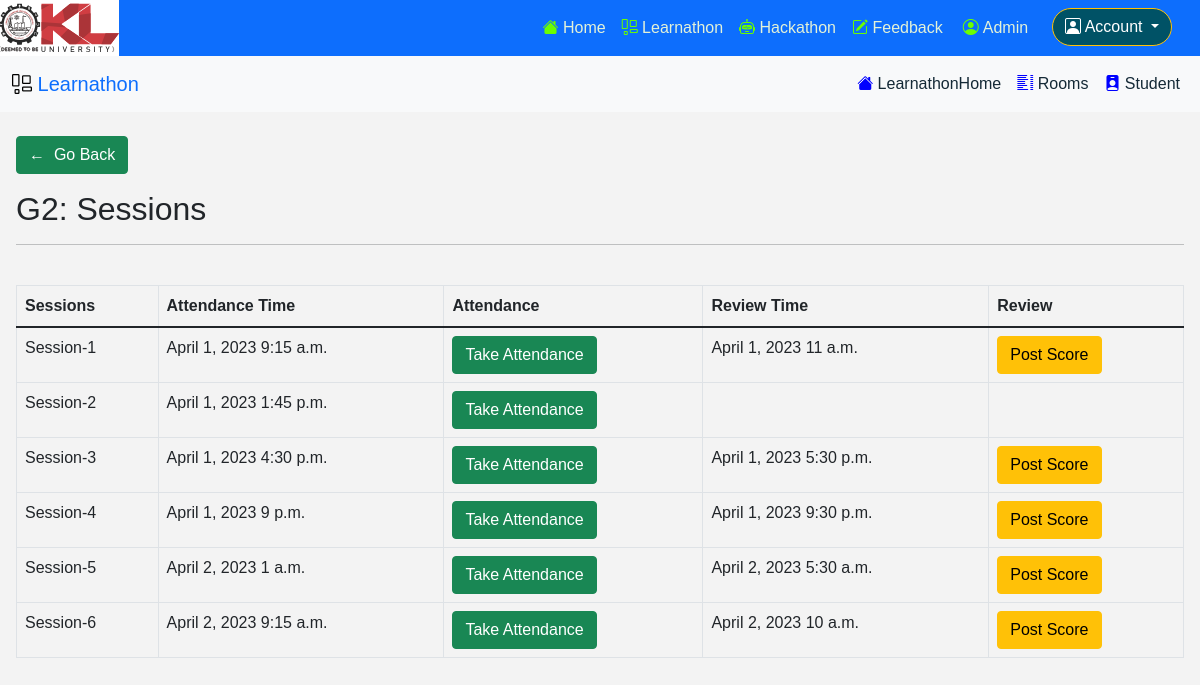
Page /learnathon/rooms/G2 (signed in) on the committed database.
### pages/models.py (models this page shows, shortened)
class Room(models.Model):
    choices = (
        ('Ground Floor', 'Ground Floor'),
        ('First Floor', 'First Floor'),
        ('Second Floor', 'Second Floor'),
        ('Third Floor', 'Third Floor'),
        ('Fourth Floor', 'Fourth Floor'),
        ('Fifth Floor', 'Fifth Floor'),
        ('Sixth Floor', 'Sixth Floor')
    )
    number = models.CharField(max_length=10, unique=True)
    floor = models.CharField(choices=choices, max_length=255)

class Review(models.Model):
    number = models.IntegerField()
    instructions = models.TextField()
    questions = models.TextField()
    score_required = models.BooleanField(default=True)
    time_of_attendance = models.TimeField(null=True)
    time_of_review = models.TimeField()
    date_of_review = models.DateField()
    attendance_open = models.BooleanField(default=True)
    scoring_open = models.BooleanField(default=True)

### learnathon/views.py (the view)
# urls.py: path('rooms/<str:room_no>', review_page, name='learnathon_review_page'),
def review_page(request, room_no):
    if not request.user.is_authenticated:
        return redirect('login')
    reviews = Review.objects.all()
    room = Room.objects.get(number=room_no)
    context = {'room': room, 'reviews': reviews}
    return render(request, 'learnathon/review_page.html', context=context)

### learnathon/templatetags/has_group.py (called while the page is built)
@register.filter(name='has_group')
def has_group(user, group_name):
    return user.groups.filter(name=group_name).exists()

### learnathon/templates/learnathon/review_page.html (shortened to what this page needs)
{% extends 'learnathon/base.html' %}
{% block content %}
<br />
<div class="mx-3">
<a class="btn btn-success" href="{% url 'learnathon_rooms' %}">&larr;&nbsp;&nbsp;Go Back</a>
<h2 class="my-3"> {{room.number}}: Sessions </h2>
<hr /><br />
<table class="table table-bordered table-hover">
    <thead>
      <tr>
        <th scope="col">Sessions</th>
        <th scope="col">Attendance Time</th>
        <th scope="col">Attendance</th>
        <th scope="col">Review Time</th>
        <th scope="col">Review</th>
      </tr>
    </thead>
    <tbody>
      {% for review in reviews %}
      <tr>
        <td>Session-{{review.number}}</td>
        <td>{{review.date_of_review}} {{review.time_of_attendance}}</td>
        <td>
        {% if review.attendance_open %}
        <a class="btn btn-success" href="{% url 'learnathon_review_room_attendance' number=review.number room_no=room.number %}">Take Attendance</a>
        {% else %}
        Attendance is closed for this session.
        {% endif %}
        </td>
        <td>{% if review.score_required %}{{review.date_of_review}} {{review.time_of_review}}{% endif %}</td>
        <td>
        {% if review.score_required and review.scoring_open %}
        <a class="btn btn-warning" href="{% url 'learnathon_review_score_post' review_no=review.number room_no=room.number %}">Post Score</a>
        {% else %}
        {% if review.score_required and not review.scoring_open %}
        Review Scoring has been closed for this session.
        {% endif %}
        {% endif %}
        </td>
      </tr>
      {% endfor %}
    </tbody>
  </table>
</div>
{% endblock content %}

### static/css/main.css (style rules this page uses)
* { margin: 0; padding: 0; box-sizing: border-box; font-family: 'Montserrat', sans-serif; }
body { background: #f3f3f3; }

### rows in the picture
Room: number "G2"
Review: number "1", date_of_review "April 1, 2023", time_of_attendance "9:15 a.m.", attendance_open "Take Attendance", time_of_review "11 a.m.", score_required "Post Score"
Review: number "2", date_of_review "April 1, 2023", time_of_attendance "1:45 p.m.", attendance_open "Take Attendance"
Review: number "3", date_of_review "April 1, 2023", time_of_attendance "4:30 p.m.", attendance_open "Take Attendance", time_of_review "5:30 p.m.", score_required "Post Score"
Review: number "4", date_of_review "April 1, 2023", time_of_attendance "9 p.m.", attendance_open "Take Attendance", time_of_review "9:30 p.m.", score_required "Post Score"
Review: number "5", date_of_review "April 2, 2023", time_of_attendance "1 a.m.", attendance_open "Take Attendance", time_of_review "5:30 a.m.", score_required "Post Score"
Review: number "6", date_of_review "April 2, 2023", time_of_attendance "9:15 a.m.", attendance_open "Take Attendance", time_of_review "10 a.m.", score_required "Post Score"
